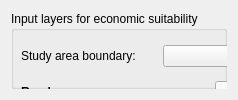
   <widget class="QWidget" name="economic_suitability">
    <layout class="QVBoxLayout" name="verticalLayout_15">
     <item>
      <widget class="QgsCollapsibleGroupBox" name="groupbox_rasters_7">
       <property name="title">
        <string>Input layers for economic suitability</string>
       </property>
       <widget class="QWidget" name="layoutWidget_15">
        <property name="geometry">
         <rect>
          <x>10</x>
          <y>30</y>
          <width>451</width>
          <height>31</height>
         </rect>
        </property>
        <layout class="QGridLayout" name="gridLayout_20">
         <item row="0" column="2">
          <widget class="QCheckBox" name="econ_chck_bx_use_selected_boundaries">
           <property name="text">
            <string>Use only selected features</string>
           </property>
          </widget>
         </item>
         <item row="0" column="0">
          <widget class="QLabel" name="label_78">
           <property name="text">
            <string>Study area boundary: </string>
           </property>
          </widget>
         </item>
         <item row="0" column="1">
          <widget class="QgsMapLayerComboBox" name="econ_map_layer_cmb_bx_boundary"/>
         </item>
        </layout>
       </widget>
       <widget class="QWidget" name="gridLayoutWidget_9">
        <property name="geometry">
         <rect>
          <x>10</x>
          <y>70</y>
          <width>531</width>
          <height>132</height>
         </rect>
        </property>
        <layout class="QGridLayout" name="gridLayout_5">
         <item row="1" column="2">
          <layout class="QHBoxLayout" name="horizontalLayout_2">
           <item>
            <spacer name="horizontalSpacer">
             <property name="orientation">
              <enum>Qt::Horizontal</enum>
             </property>
             <property name="sizeHint" stdset="0">
              <size>
               <width>40</width>
               <height>20</height>
              </size>
             </property>
            </spacer>
           </item>
           <item>
            <widget class="QgsDoubleSpinBox" name="econ_dbl_spn_bx_road_min_dist">
             <property name="sizePolicy">
              <sizepolicy hsizetype="Fixed" vsizetype="Fixed">
               <horstretch>0</horstretch>
               <verstretch>0</verstretch>
              </sizepolicy>
             </property>
             <property name="suffix">
              <string> km</string>
             </property>
            </widget>
           </item>
          </layout>
         </item>
         <item row="3" column="0">
          <widget class="QLabel" name="label_85">
           <property name="text">
            <string>Weight of the road sub-component:</string>
           </property>
          </widget>
         </item>
         <item row="1" column="0">
          <widget class="QLabel" name="label_80">
           <property name="text">
            <string>Min. suitable distance to the road: </string>
           </property>
          </widget>
         </item>
         <item row="0" column="0">
          <widget class="QLabel" name="label_82">
           <property name="font">
            <font>
             <weight>75</weight>
             <bold>true</bold>
            </font>
           </property>
           <property name="text">
            <string>Roads</string>
           </property>
          </widget>
         </item>
         <item row="3" column="2">
          <layout class="QHBoxLayout" name="horizontalLayout_18">
           <item>
            <spacer name="horizontalSpacer_17">
             <property name="orientation">
              <enum>Qt::Horizontal</enum>
             </property>
             <property name="sizeHint" stdset="0">
              <size>
               <width>40</width>
               <height>20</height>
              </size>
             </property>
            </spacer>
           </item>
           <item>
            <widget class="QgsDoubleSpinBox" name="econ_dbl_spn_bx_road_weight">
             <property name="sizePolicy">
              <sizepolicy hsizetype="Fixed" vsizetype="Fixed">
               <horstretch>0</horstretch>
               <verstretch>0</verstretch>
              </sizepolicy>
             </property>
             <property name="suffix">
              <string> % </string>
             </property>
             <property name="decimals">
              <number>1</number>
             </property>
            </widget>
           </item>
          </layout>
         </item>
         <item row="2" column="0">
          <widget class="QLabel" name="label_84">
           <property name="text">
            <string>Max. suitable distance to the road:</string>
           </property>
          </widget>
         </item>
         <item row="2" column="2">
          <layout class="QHBoxLayout" name="horizontalLayout_17">
           <item>
            <spacer name="horizontalSpacer_16">
             <property name="orientation">
              <enum>Qt::Horizontal</enum>
             </property>
             <property name="sizeHint" stdset="0">
              <size>
               <width>40</width>
               <height>20</height>
              </size>
             </property>
            </spacer>
           </item>
           <item>
            <widget class="QgsDoubleSpinBox" name="econ_dbl_spn_bx_road_max_dist">
             <property name="sizePolicy">
              <sizepolicy hsizetype="Fixed" vsizetype="Fixed">
               <horstretch>0</horstretch>
               <verstretch>0</verstretch>
              </sizepolicy>
             </property>
             <property name="suffix">
              <string> km</string>
             </property>
            </widget>
           </item>
          </layout>
         </item>
         <item row="0" column="2">
          <widget class="QgsMapLayerComboBox" name="econ_map_layer_cmb_bx_roads"/>
         </item>
         <item row="4" column="2">
          <widget class="QComboBox" name="econ_cmb_bx_near_roads">
           <property name="sizePolicy">
            <sizepolicy hsizetype="Fixed" vsizetype="Fixed">
             <horstretch>0</horstretch>
             <verstretch>0</verstretch>
            </sizepolicy>
           </property>
           <item>
            <property name="text">
             <string>Further away from roads</string>
            </property>
           </item>
           <item>
            <property name="text">
             <string>Closer to roads</string>
            </property>
           </item>
          </widget>
         </item>
         <item row="4" column="0">
          <widget class="QLabel" name="label_88">
           <property name="text">
            <string>Locations that are more suitable: </string>
           </property>
          </widget>
         </item>
        </layout>
       </widget>
       <widget class="QWidget" name="gridLayoutWidget_10">
        <property name="geometry">
         <rect>
          <x>10</x>
          <y>220</y>
          <width>531</width>
          <height>158</height>
         </rect>
        </property>
        <layout class="QGridLayout" name="gridLayout_7">
         <item row="2" column="0">
          <widget class="QLabel" name="label_87">
           <property name="text">
            <string>Max. suitable distance to a waterway:</string>
           </property>
          </widget>
         </item>
         <item row="2" column="2">
          <layout class="QHBoxLayout" name="horizontalLayout_20">
           <item>
            <spacer name="horizontalSpacer_19">
             <property name="orientation">
              <enum>Qt::Horizontal</enum>
             </property>
             <property name="sizeHint" stdset="0">
              <size>
               <width>40</width>
               <height>20</height>
              </size>
             </property>
            </spacer>
           </item>
           <item>
            <widget class="QgsDoubleSpinBox" name="econ_dbl_spn_bx_water_max_dist">
             <property name="sizePolicy">
              <sizepolicy hsizetype="Fixed" vsizetype="Fixed">
               <horstretch>0</horstretch>
               <verstretch>0</verstretch>
              </sizepolicy>
             </property>
             <property name="suffix">
              <string> km</string>
             </property>
            </widget>
           </item>
          </layout>
         </item>
         <item row="1" column="0">
          <widget class="QLabel" name="label_81">
           <property name="text">
            <string>Min. suitable distance to a waterway: </string>
           </property>
          </widget>
         </item>
         <item row="1" column="2">
          <layout class="QHBoxLayout" name="horizontalLayout_19">
           <item>
            <spacer name="horizontalSpacer_18">
             <property name="orientation">
              <enum>Qt::Horizontal</enum>
             </property>
             <property name="sizeHint" stdset="0">
              <size>
               <width>40</width>
               <height>20</height>
              </size>
             </property>
            </spacer>
           </item>
           <item>
            <widget class="QgsDoubleSpinBox" name="econ_dbl_spn_bx_water_min_dist">
             <property name="sizePolicy">
              <sizepolicy hsizetype="Fixed" vsizetype="Fixed">
               <horstretch>0</horstretch>
               <verstretch>0</verstretch>
              </sizepolicy>
             </property>
             <property name="suffix">
              <string> km</string>
             </property>
            </widget>
           </item>
          </layout>
         </item>
         <item row="3" column="0">
          <widget class="QLabel" name="label_86">
           <property name="text">
            <string>Weight of the waterway sub-component: </string>
           </property>
          </widget>
         </item>
         <item row="4" column="2">
          <widget class="QComboBox" name="econ_cmb_bx_near_water">
           <property name="sizePolicy">
            <sizepolicy hsizetype="Fixed" vsizetype="Fixed">
             <horstretch>0</horstretch>
             <verstretch>0</verstretch>
            </sizepolicy>
           </property>
           <item>
            <property name="text">
             <string>Further away from waterways</string>
            </property>
           </item>
           <item>
            <property name="text">
             <string>Closer to waterways</string>
            </property>
           </item>
          </widget>
         </item>
         <item row="4" column="0">
          <widget class="QLabel" name="label">
           <property name="text">
            <string>Locations that are more suitable: </string>
           </property>
          </widget>
         </item>
         <item row="0" column="0">
          <widget class="QLabel" name="label_83">
           <property name="font">
            <font>
             <weight>75</weight>
             <bold>true</bold>
            </font>
           </property>
           <property name="text">
            <string>Waterways</string>
           </property>
          </widget>
         </item>
         <item row="3" column="2">
          <layout class="QHBoxLayout" name="horizontalLayout_21">
           <item>
            <spacer name="horizontalSpacer_20">
             <property name="orientation">
              <enum>Qt::Horizontal</enum>
             </property>
             <property name="sizeHint" stdset="0">
              <size>
               <width>40</width>
               <height>20</height>
              </size>
             </property>
            </spacer>
           </item>
           <item>
            <widget class="QgsDoubleSpinBox" name="econ_dbl_spn_bx_waterway_weight">
             <property name="sizePolicy">
              <sizepolicy hsizetype="Fixed" vsizetype="Fixed">
               <horstretch>0</horstretch>
               <verstretch>0</verstretch>
              </sizepolicy>
             </property>
             <property name="suffix">
              <string> %</string>
             </property>
             <property name="decimals">
              <number>1</number>
             </property>
            </widget>
           </item>
          </layout>
         </item>
         <item row="0" column="2">
          <widget class="QgsMapLayerComboBox" name="econ_map_layer_cmb_bx_waterways"/>
         </item>
        </layout>
       </widget>
       <widget class="QgsCollapsibleGroupBox" name="mGroupBox_12">
        <property name="geometry">
         <rect>
          <x>0</x>
          <y>390</y>
          <width>483</width>
          <height>201</height>
         </rect>
        </property>
        <property name="title">
         <string>Output layers</string>
        </property>
        <widget class="QWidget" name="layoutWidget_17">
         <property name="geometry">
          <rect>
           <x>20</x>
           <y>30</y>
           <width>391</width>
           <height>42</height>
          </rect>
         </property>
         <layout class="QHBoxLayout" name="horizontalLayout_22">
          <item>
           <widget class="QLabel" name="label_79">
            <property name="text">
             <string>Save to file: </string>
            </property>
           </widget>
          </item>
          <item>
           <widget class="QgsFileWidget" name="econ_file_wdgt_save_output">
            <property name="minimumSize">
             <size>
              <width>80</width>
              <height>35</height>
             </size>
            </property>
           </widget>
          </item>
         </layout>
        </widget>
        <widget class="QWidget" name="horizontalLayoutWidget_6">
         <property name="geometry">
          <rect>
           <x>10</x>
           <y>170</y>
           <width>461</width>
           <height>25</height>
          </rect>
         </property>
         <layout class="QHBoxLayout" name="horizontalLayout_23">
          <item>
           <widget class="QProgressBar" name="econ_progress_bar">
            <property name="value">
             <number>24</number>
            </property>
           </widget>
          </item>
          <item>
           <spacer name="horizontalSpacer_21">
            <property name="orientation">
             <enum>Qt::Horizontal</enum>
            </property>
            <property name="sizeType">
             <enum>QSizePolicy::Fixed</enum>
            </property>
            <property name="sizeHint" stdset="0">
             <size>
              <width>24</width>
              <height>20</height>
             </size>
            </property>
           </spacer>
          </item>
          <item>
           <widget class="QPushButton" name="econ_btn_run">
            <property name="text">
             <string>Run</string>
            </property>
           </widget>
          </item>
          <item>
           <widget class="QPushButton" name="econ_btn_close">
            <property name="text">
             <string>Close</string>
            </property>
           </widget>
          </item>
         </layout>
        </widget>
       </widget>
      </widget>
     </item>
    </layout>
   </widget>
